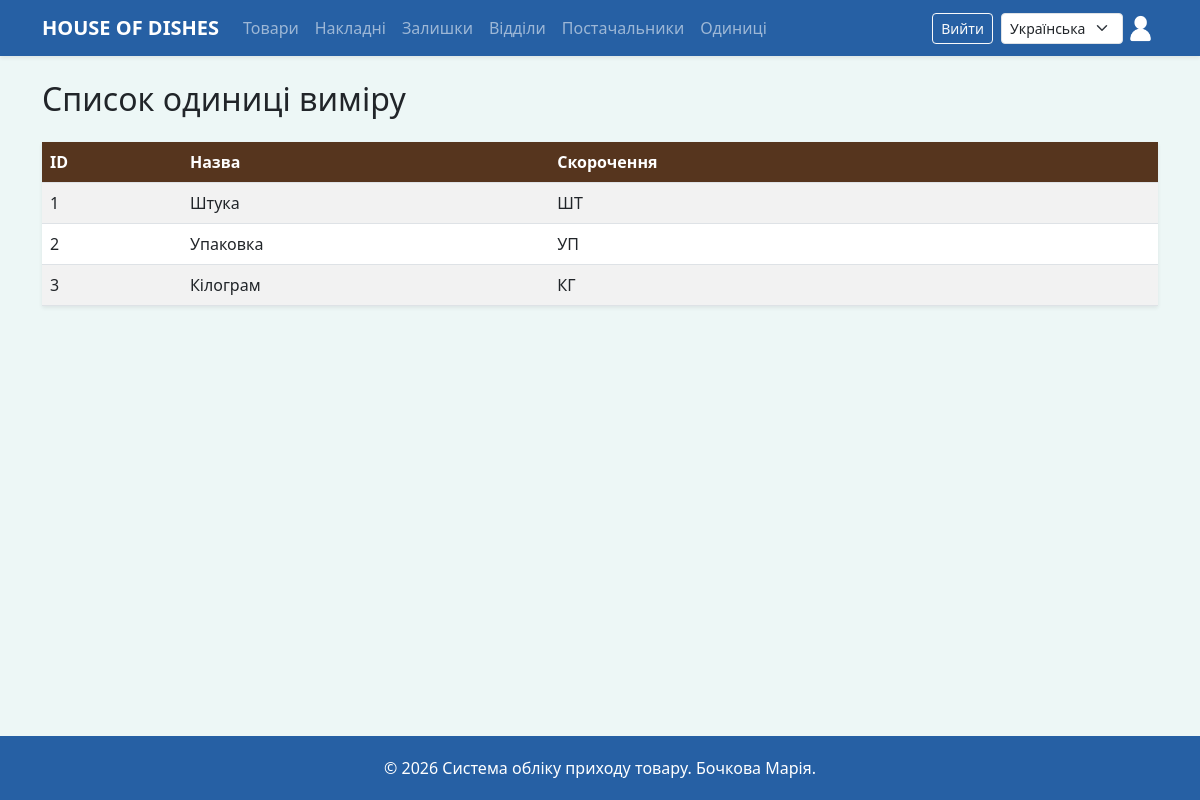
Page /units/ (signed in) on the committed database.
### inventory/models.py (models this page shows, shortened)
class Units(models.Model):
    name = models.CharField(_("Назва одиниці"),max_length=50)
    short_name = models.CharField(_("Скорочення"),max_length=10)

### inventory/views.py (the view)
# urls.py: path('units/', views.units_list, name='units_list'),
@login_required
def units_list(request):
    items = Units.objects.all()
    return render(request, 'inventory/units_list.html', {'items': items})

### inventory/templates/inventory/units_list.html (shortened to what this page needs)
{% extends 'base.html' %}
{% load i18n %}
{% block content %}
<h2 class="mb-4">{% trans "Список одиниці виміру" %}</h2>
<table class="table table-striped table-hover shadow-sm">
    <thead>
        <tr>
            <th style="background-color: #56351E; color: white;">ID</th>
            <th style="background-color: #56351E; color: white;">{% trans "Назва" %}</th>
            <th style="background-color: #56351E; color: white;">{% trans "Скорочення" %}</th>
            <th style="background-color: #56351E; color: white;">{% if perms.inventory.change_arrivaldetails %}{% trans "Дії" %}{% endif %}</th>
            <th style="background-color: #56351E; color: white;"></th>
        </tr>
    </thead>
    <tbody>
        {% for item in items %}
        <tr>
            <td>{{ item.id }}</td>
            <td>{{ item.name }}</td>
            <td>{{ item.short_name }}</td>
            <td>
            </td>
            <td>
            </td>
        </tr>
        {% endfor %}
    </tbody>
</table>
{% endblock %}

### inventory/templates/base.html (style rules this page uses)
body { background-color: #EDF7F6; }

### rows in the picture
Units: id "1", name "Штука", short_name "ШТ"
Units: id "2", name "Упаковка", short_name "УП"
Units: id "3", name "Кілограм", short_name "КГ"

### other values in the picture
form field language "Українська"
